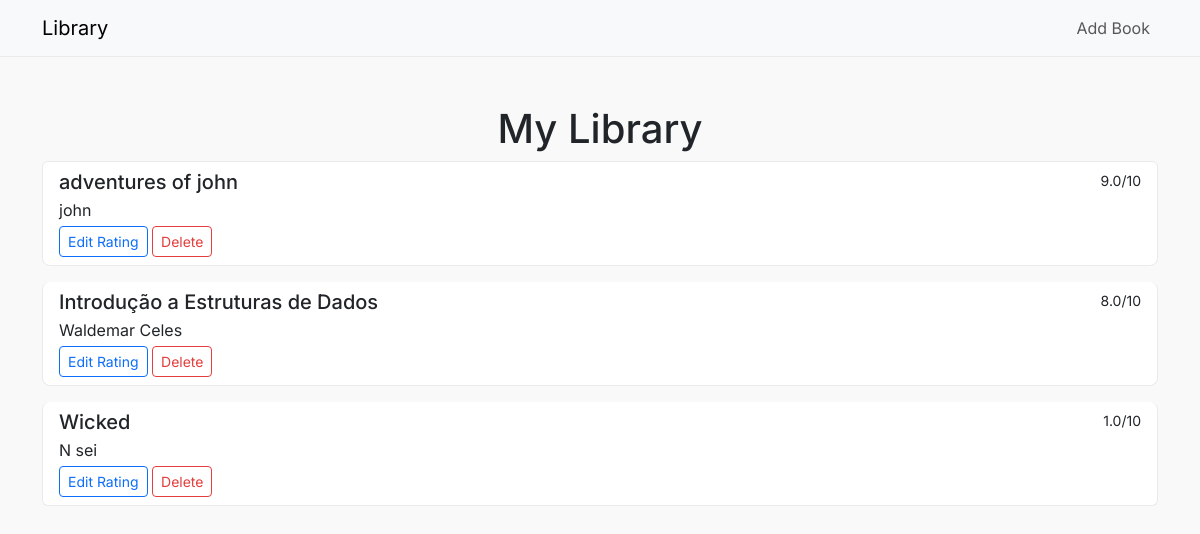
The page / on the database its author committed.
### main.py (models this page shows)
class Book(db.Model):
    __tablename__ = 'books'
    id = db.Column(db.Integer, primary_key=True)
    title = db.Column(db.String(250), unique=True, nullable=False)
    author = db.Column(db.String(250), nullable=False)
    rating = db.Column(db.Float, nullable=False)

### main.py (the view, shortened to what this page needs)
@app.route('/', methods=["GET", "POST"])
def home():
    all_books = Book.query.all()
    return render_template("index.html", all_books=all_books)

### templates/index.html (shortened to what this page needs)
<!DOCTYPE html>
<html lang="en">
<head>
    <link href="https://cdn.jsdelivr.net/npm/bootstrap@5.3.2/dist/css/bootstrap.min.css" rel="stylesheet">
    <link rel="stylesheet" href="{{ url_for('static', filename='css/styles.css') }}">
</head>
<body>
    <nav class="navbar navbar-expand-lg navbar-light bg-light">
        <div class="container">
            <a class="navbar-brand" href="/">Library</a>
            <div class="collapse navbar-collapse">
                <ul class="navbar-nav ms-auto">
                    <li class="nav-item">
                        <a class="nav-link" href="{{ url_for('add') }}">Add Book</a>
                    </li>
                </ul>
            </div>
        </div>
    </nav>
    <div class="container">
        <div class="row">
            <div class="col-12">
                <h1 class="text-center mt-5">My Library</h1>
                {% if all_books|length == 0 %}
                <p class="text-center">Library is empty.</p>
                {% else %}
                <div class="list-group">
                    {% for book in all_books %}
                    <div class="list-group-item list-group-item-action flex-column align-items-start">
                        <div class="d-flex w-100 justify-content-between">
                            <h5 class="mb-1">{{ book.title }}</h5>
                            <small>{{ book.rating }}/10</small>
                        </div>
                        <p class="mb-1">{{ book.author }}</p>
                        <a href="{{ url_for('edit', id=book.id) }}" class="btn btn-sm btn-outline-primary">Edit Rating</a>
                        <form action="{{ url_for('home') }}" method="POST" style="display: inline;">
                            <button type="submit" name="id" value="{{ book.id }}" class="btn btn-sm btn-outline-danger">Delete</button>
                        </form>
                    </div>
                    {% endfor %}
                </div>
                {% endif %}
            </div>
        </div>
    </div>
</body>
</html>

### static/css/styles.css (style rules this page uses)
body { font-family: 'Inter', sans-serif; background-color: #f9f9f9; }
.navbar { border-bottom: 1px solid #eaeaea; }
.list-group-item { border-radius: 8px; margin-bottom: 1rem; border: 1px solid #eaeaea; transition: all 0.2s ease-in-out; }
.btn-outline-danger { color: #e53e3e; border-color: #e53e3e; }

### rows shown on the page
Book: title "adventures of john", rating "9.0", author "john", {{ book.id }} 2 (drawn)
Book: title "Introdução a Estruturas de Dados", rating "8.0", author "Waldemar Celes", {{ book.id }} 3 (drawn)
Book: title "Wicked", rating "1.0", author "N sei", {{ book.id }} 4 (drawn)
